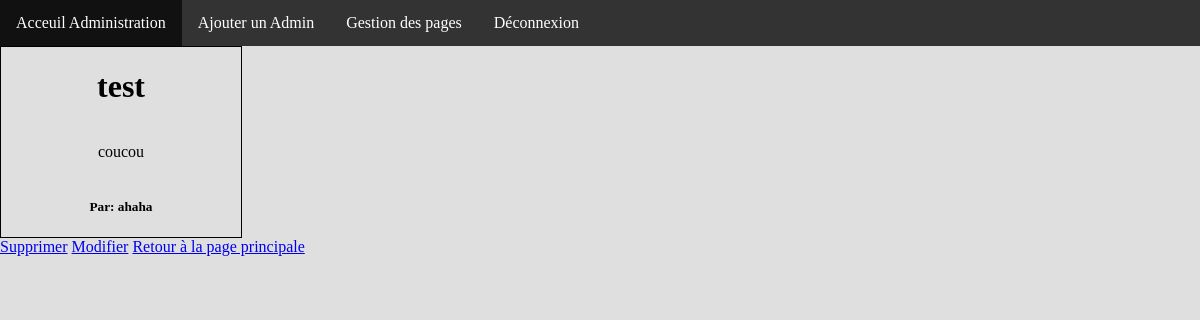
The page /admin/gestion_article.php?id=10 (signed in) on the database its author committed.
### tables this page shows
CREATE TABLE IF NOT EXISTS `articles` (
  `id` int(11) NOT NULL AUTO_INCREMENT,
  `name` varchar(255) NOT NULL,
  `content` longtext NOT NULL,
  `Autor` varchar(255) NOT NULL,
  PRIMARY KEY (`id`)
);

### inc/fonction.php (called while the page is built, shortened)
<?php
function getArticle($bdd, $nb = null, $id = null){
  if ($nb AND !$id) {
    $req = $bdd->query('SELECT * FROM articles LIMIT'.$nb);
    $article = $req->fetchAll();
  }elseif ($id) {
    $req = $bdd->query('SELECT * FROM articles WHERE id ='.$id);
    $article = $req->fetchObject();
  }else {
    $req = $bdd->query('SELECT * FROM articles');
    $article = $req->fetchAll();
  }
  return $article;
}

### admin/gestion_article.php (the view, shortened to what this page needs)
    <?php require_once"inc/header.php" ?>
    <?php
    require_once '../inc/connect.php';
    require_once '../inc/fonction.php';
    $article = getArticle($bdd,1, $_GET['id']);
    ?>
    <div class="article">
      <h1><?= $article->name ?></h1>
      <p><?= $article->content ?></p>
      <h5>Par: <?= $article->Autor ?></h5>
    </div>
<div class="sup-article">
  <a href="delete_article.php?id=<?= $article->id ?>">Supprimer</a>
  <a href="modif_article.php?id=<?= $article->id ?>">Modifier</a>
  <a href="index.php">Retour à la page principale</a>
</div>
   </body>
</html>

### css/admin.css (style rules this page uses)
html, body { width: 100%; height: 100%; padding: 0; margin: 0; font-size: 100%; background-color: rgb(223, 223, 223); }
.article { align-items: center; width: 20%; height: auto; display: flex; flex-direction: column; border: 1px solid black; }

### rows shown on the page
articles: name "test", content "coucou", Autor "ahaha"
